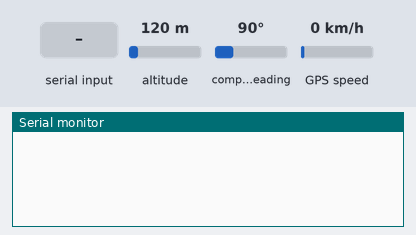
A sketch run on a simulated Arduino Uno, built with avr-gcc and run on an emulated ATmega328P. Shown: the last lines printed to the serial monitor. Inputs (shaded band) come from the test bench; at power-on: altitude 120 m, GPS speed 0 km/h, compass heading 90°. The GPS gets a fix after 3 s at 37.7749, -122.4194 with 8 satellites.

Above: at 1.2 s.
1.3 s: altitude set to 20 m
At 3.9 s:
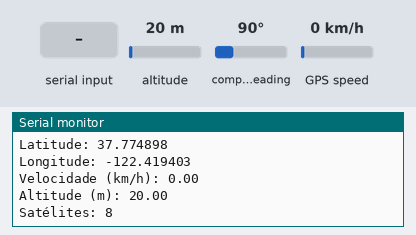
4.5 s: GPS speed set to 2 km/h
At 5.7 s:
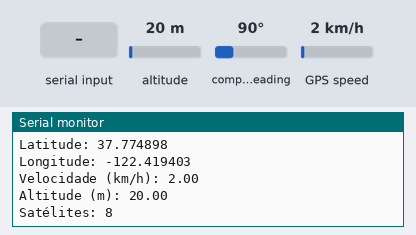

Measured:
- after the input at 1.3 s, the serial monitor: prints a new line after 1.8 s (image 1)
- after the input at 4.5 s, the serial monitor: prints a new line after 0.58 s (image 2)

The sketch:

NEO6Mconnection.ino
```cpp
#include <SoftwareSerial.h>
#include <TinyGPS++.h> // Biblioteca TinyGPS++ para facilitar o parse

// Criando a comunicação serial para o GPS nos pinos TX e RX
int RXPin = 2;
int TXPin = 3;
SoftwareSerial ss(RXPin, TXPin); // RX, TX (mude de acordo com os pinos que você está utilizando)

// Inicializando a biblioteca TinyGPS++
TinyGPSPlus gps;

void setup() {
  Serial.begin(9600);
  ss.begin(9600); // Iniciando a comunicação com o módulo GPS
}

void loop() {
  while (ss.available() > 0) {
    gps.encode(ss.read());
  }

  if (gps.location.isUpdated()) {
    Serial.print("Latitude: ");
    Serial.println(gps.location.lat(), 6);
    Serial.print("Longitude: ");
    Serial.println(gps.location.lng(), 6);

    // Velocidade em km/h
    Serial.print("Velocidade (km/h): ");
    Serial.println(gps.speed.kmph());

    // Altitude em metros
    Serial.print("Altitude (m): ");
    Serial.println(gps.altitude.meters());

    // Número de satélites conectados
    Serial.print("Satélites: ");
    Serial.println(gps.satellites.value());
  }
}
```
